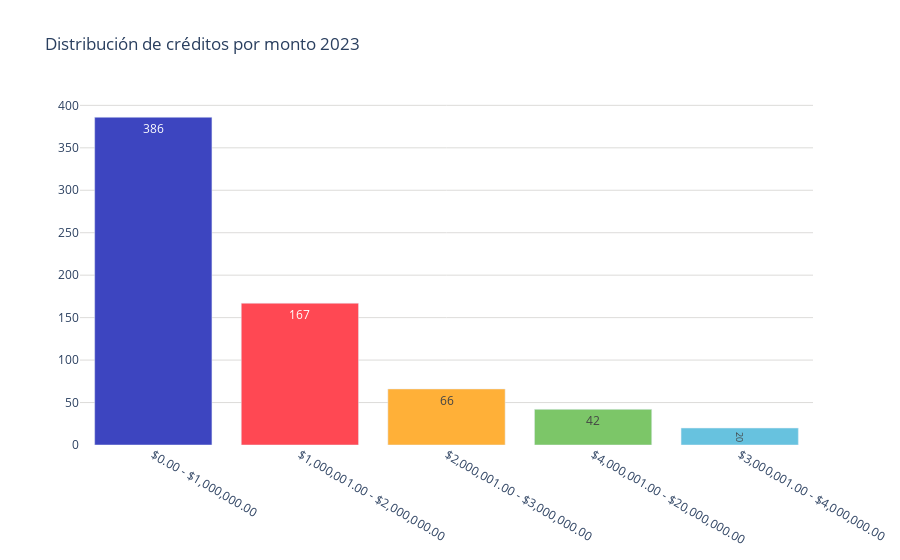

The cell this chart's notebook holds for it:
### Code cell
labels = df_conteo_por_rango['rango']
values = df_conteo_por_rango['conteo']
colores = ['#3d45c0','#ff4853','#ffb038','#7cc668','#67c2df','#6773df']

fig = go.Figure()
trimestres = tabla_porcentajes.columns
fig.add_trace(go.Bar(
        name=f'Trimestre {trimestre}', 
        x=labels, 
        y=values, 
        marker_color=colores,
        text=values,  # Texto que se mostrará en las barras (porcentaje)
        textposition='inside',  # Posición del texto (puede ser 'inside' o 'outside')
        #texttemplate='%{text:.1f}%', 
    )
)    
fig.update_layout(
    #barmode='stack', 
    title='Distribución de créditos por monto 2023',
    #title_font_size = 22,
    yaxis=dict(
        #title='M', # Título del eje y
        gridcolor='#dddcda', # Color de las líneas que dividen los rangos del eje Y         
    ),  
    plot_bgcolor='rgba(0,0,0,0)',  # Color de fondo del gráfico
    legend=dict(
        yanchor="top",
        y=0.99,
    )
)
# Exportar gráfica como archivo HTML
def guardar_grafico_como_html(fig, nombre_archivo, carpeta='graficas'):
    # Crear la carpeta si no existe
    if not os.path.exists(carpeta):
        os.makedirs(carpeta)
    
    # Gráfica como archivo HTML en la carpeta especificada
    pio.write_html(fig, f'{carpeta}/{nombre_archivo}.html')

guardar_grafico_como_html(fig, 'g_bar_discreditosmonto_2023_pachuca', carpeta='graficas')

fig.show()

### Figure 1 — Plotly figure (JSON) as saved in the notebook; plotly's stock layout.template omitted (floating-point values rounded to 4 significant figures)
{"data": [{"marker": {"color": ["#3d45c0", "#ff4853", "#ffb038", "#7cc668", "#67c2df", "#6773df"]}, "name": "Trimestre 3", "text": [386, 167, 66, 42, 20], "textposition": "inside", "type": "bar", "x": ["$0.00 - $1,000,000.00", "$1,000,001.00 - $2,000,000.00", "$2,000,001.00 - $3,000,000.00", "$4,000,001.00 - $20,000,000.00", "$3,000,001.00 - $4,000,000.00"], "y": [386, 167, 66, 42, 20]}], "layout": {"legend": {"y": 0.99, "yanchor": "top"}, "plot_bgcolor": "rgba(0,0,0,0)", "title": {"text": "Distribución de créditos por monto 2023"}, "yaxis": {"gridcolor": "#dddcda"}}}
